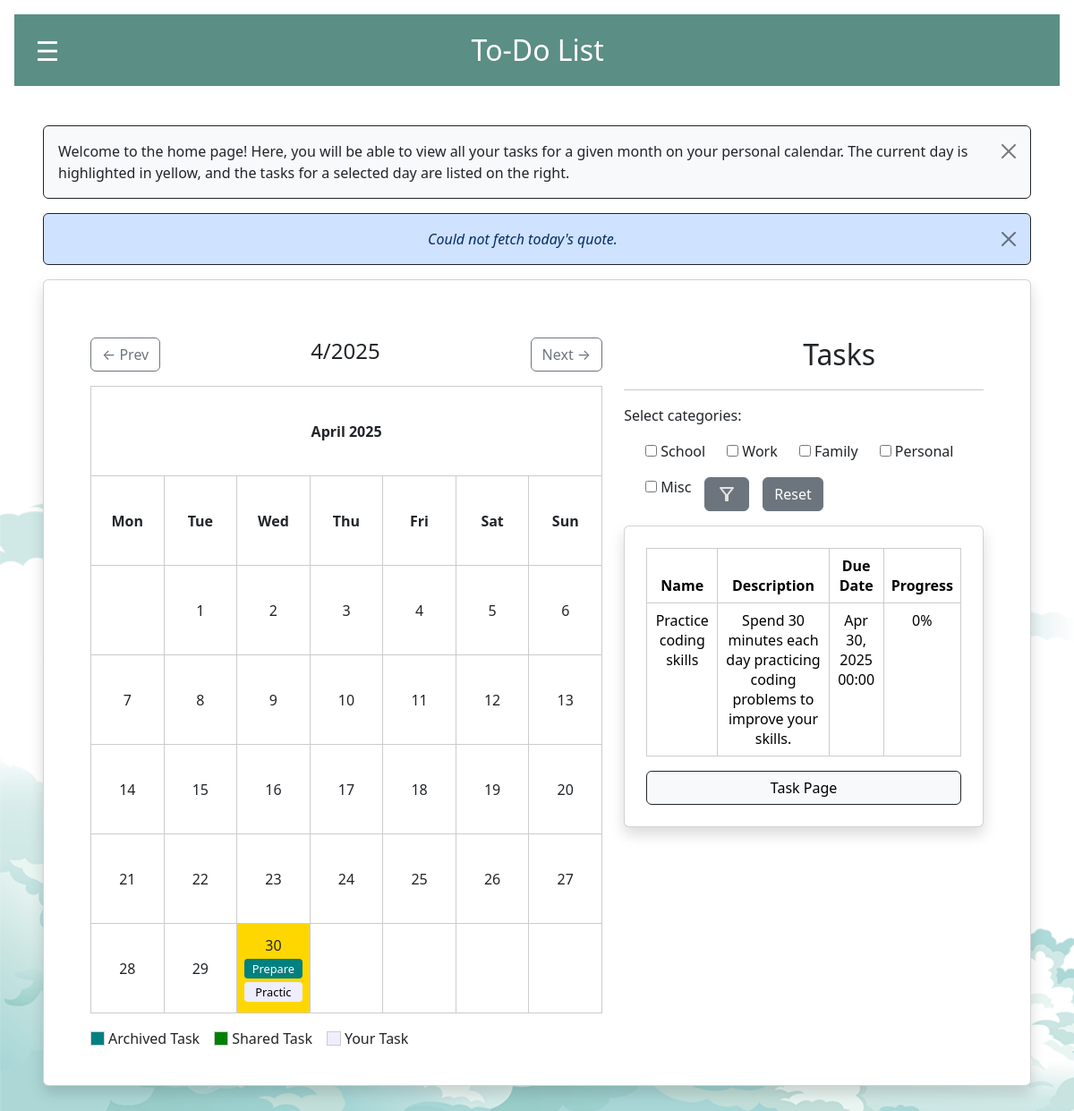
Screenshot of /home/ (signed in) with the database file from the repository.
### todoapp/models.py (models this page shows, shortened)
class Category(models.Model):
    name = models.CharField(max_length=50)
    def __str__(self):
        return self.name

class Task(models.Model):
    name = models.CharField(max_length=255)
    creator = models.ForeignKey(User, on_delete=models.CASCADE)
    description = models.TextField()
    due_date = models.DateTimeField()
    progress = models.IntegerField(default=0)
    is_completed = models.BooleanField(default=False)
    is_archived = models.BooleanField(default=False)
    categories = models.ManyToManyField(Category, related_name="tasks", blank=True)
    assigned_users = models.ManyToManyField(User, related_name="assigned_tasks")
    notifications_enabled = models.BooleanField(default=False)
    NOTIFICATION_TIMES = [
        (10, '10 minutes before'),
        (60, '1 hour before'),
        (1440, '1 day before'),
    ]
    NOTIFICATION_TYPES = [
        ('push', 'Push Notification'),
        ('email', 'Email Notification'),
    ]
    notification_time = models.IntegerField(choices=NOTIFICATION_TIMES, default=60)
    notification_type = models.CharField(
        max_length=10,
        choices=NOTIFICATION_TYPES,
        default='push'
    )

### todoapp/views.py (the view, shortened to what this page needs)
# urls.py: path('home/', views.calender_view , name='home'),
@login_required(login_url='index')
@require_GET
@csrf_exempt
def calender_view(request):
    form = FilterTasksForm(request.GET or None)
    year  = request.GET.get('year')
    month = request.GET.get('month')
    if year and month:
        year, month = int(year), int(month)
    else:
        today = datetime.today()
        year, month = today.year, today.month
    monthly_tasks = Task.objects.filter(
        Q(creator=request.user) | Q(assigned_users=request.user),
        due_date__year=year,
        due_date__month=month,
    ).distinct().order_by('due_date')
    sidebar_tasks = Task.objects.filter(
        Q(creator=request.user) | Q(assigned_users=request.user),
        is_completed=False,
        is_archived=False,
    ).distinct().order_by('due_date')
    prev_month = 12 if month == 1 else month - 1
    prev_year  = year - 1 if month == 1 else year
    next_month = 1  if month == 12 else month + 1
    next_year  = year + 1 if month == 12 else year
    us_hols = holidays.CountryHoliday('US', years=[year])
    holiday_dict = {
        dt.day: name
        for dt, name in us_hols.items()
        if dt.month == month
    }
    cal = TaskCalendar(
        monthly_tasks,
        year,
        month,
        holidays=holiday_dict,
        user=request.user
    )
    html_calendar = cal.formatmonth(year, month)
    today_quote = show_quote()
    return render(request, 'home.html', {
        'calendar':     html_calendar,
        'year':         year,
        'month':        month,
        'prev_year':    prev_year,
        'prev_month':   prev_month,
        'next_year':    next_year,
        'next_month':   next_month,
        'form':         form,           # your FilterTasksForm
        'all_tasks':    sidebar_tasks,  # template loops over all_tasks
        'holiday_dict': holiday_dict,
        'today_quote': today_quote
    })

### todoapp/forms.py
class FilterTasksForm(forms.Form):
    user_category_filter = forms.ModelMultipleChoiceField(
        queryset=Category.objects.all(),
        widget=forms.CheckboxSelectMultiple,
        required=False,
        label="Select categories:"
    )

### todoapp/context_processors.py (called while the page is built)
def vapid_key(request):
    return {
        'vapid_key': settings.VAPID_PUBLIC_KEY
    }

### todoapp/utils.py (called while the page is built)
    def group_by_day(self, tasks):
        task_dict = {}
        for task in tasks:
            task_day = task.due_date.day
            task_dict.setdefault(task_day, []).append(task)
        return task_dict

    def formatmonth(self, year, month, withyear=True):
        self.year, self.month = year, month
        return super().formatmonth(year, month, withyear=withyear)

### todoapp/views.py (called while the page is built)
def show_quote():
    quote = cache.get('zenquote_today')
    if quote:
        return quote
    url = 'https://zenquotes.io/api/today/'
    try:
        response = requests.get(url)
        response.raise_for_status()
        data = response.json()
        quote = data[0]["h"]
        cache.set('zenquote_today', quote, timeout=60 * 10)
        return quote
    except requests.exceptions.RequestException as e:
        return "Could not fetch today's quote."

### todoapp/templates/home.html (shortened to what this page needs)
{% extends 'base.html' %}
{% block content %}
<div class="alert alert-info alert-dismissible fade show d-flex justify-content-between align-items-center flex-wrap gap-2 border border-dark custom-alert" role="alert">
  <p class="mb-0">
  Welcome to the home page! Here, you will be able to view all your tasks for a given month on your personal calendar. The current day is highlighted in yellow, and the tasks for a selected day are listed on the right.</p>
  <button type="button" class="btn-close" data-bs-dismiss="alert" aria-label="Close"></button>
</div>
<div class="alert alert-primary alert-dismissible fade show d-flex justify-content-center align-items-center border border-dark"  role="alert">
  <div style="text-align: center;">
    <em>
    {{ today_quote|safe }}
    </em>
  </div>
  <button type="button" class="btn-close" data-bs-dismiss="alert" aria-label="Close"></button>
</div>
<div class="card p-4 shadow">
  <div class="card-body">
  <div class="container mt-4">
      <div class="row">
  <div class="col-md-7">
      <div class="calendar">
        <div class="d-flex justify-content-between align-items-center mb-3">
          <a href="?year={{ prev_year }}&month={{ prev_month }}" class="btn btn-outline-secondary">
            ← Prev
          </a>
          <h4>{{ month }}/{{ year }}</h4>
          <a href="?year={{ next_year }}&month={{ next_month }}" class="btn btn-outline-secondary">
            Next →
          </a>
        </div>
        <div id="calendar-container">
          {{ calendar|safe }}
      </div>
      <div class="calendar‑legend d-flex gap-3 align-items-center mt-3">
        <div class="legend-item d-flex align-items-center">
          <span class="legend-swatch me-1" style="width:16px; height:16px; background:teal; display:inline-block; border:1px solid #ccc;"></span>
          Archived Task
        </div>
        <div class="legend-item d-flex align-items-center">
          <span class="legend-swatch me-1" style="width:16px; height:16px; background:green; display:inline-block; border:1px solid #ccc;"></span>
          Shared Task
        </div>
        <div class="legend-item d-flex align-items-center">
          <span class="legend-swatch me-1" style="width:16px; height:16px; background:#eef; display:inline-block; border:1px solid #ccc;"></span>
          Your Task
        </div>
      </div>
      </div>
  </div>
  <div class="col-md-5">
      <h2 style="margin-bottom: 20px; margin-left: 200px;">Tasks</h2>
      <hr>
      <div class="filter-form">
        <form method="get" title="Select a category to filter all tasks based on their category assignment." name="filter_tasks" class="d-flex justify-content-between align-items-center flex-wrap gap-2">
            <label class="form-label">{{ form.user_category_filter.label }}</label>
            <div class="d-flex flex-row flex-wrap align-items-center">
                {% for checkbox in form.user_category_filter %}
                    <div class="form-check">
                        {{ checkbox.tag }}
                        <label class="form-check-label">{{ checkbox.choice_label }}</label>
                    </div>
                {% endfor %}
                <button type="submit" name="make-filter" class="btn btn-secondary" title="Filter" style="margin-left:15px; margin-right:15px; margin-top:15px;">
                  <svg xmlns="http://www.w3.org/2000/svg" height="24px" viewBox="0 -960 960 960" width="24px" fill="#e3e3e3"><path d="M440-160q-17 0-28.5-11.5T400-200v-240L168-736q-15-20-4.5-42t36.5-22h560q26 0 36.5 22t-4.5 42L560-440v240q0 17-11.5 28.5T520-160h-80Zm40-308 198-252H282l198 252Zm0 0Z"/></svg>
                </button>
                <button type="button" name="reset-filter" class="btn btn-secondary" style="margin-top:15px;" onclick="resetFilter()">Reset</button>
            </div>
        </form>
    </div>
          <div class="card p-4 shadow">
            <div class="table-responsive">
              <table class="table">
                  <thead>
                      <tr>
                          <th>Name</th>
                          <th>Description</th>
                          <th>Due Date</th>
                          <th>Progress</th>
                      </tr>
                  </thead>
                  <tbody>
                      {% for task in all_tasks %}
                      <tr>
                          <td>{{ task.name }}</td>
                          <td>{{ task.description }}</td>
                          <td>{{ task.due_date|date:"M d, Y H:i" }}</td>
                          <td>{{ task.progress }}%</td>
                      </tr>
                      {% empty %}
                      <tr>
                          <td colspan="5" class="text-center">No tasks available.</td>
                      </tr>
                      {% endfor %}
                  </tbody>
              </table>
            </div>
            <a href="{% url 'task_view' %}" class="custom-dark-button" >Task Page</a>
          </div>
      </div>
    </div>
  </div>
</div>
{% endblock %}

### todoapp/templates/home.html (style rules this page uses)
.calendar table { width: 100%; table-layout: fixed; }
.calendar th, .calendar td { border: 1px solid #ccc; text-align: center; padding: 8px; width: 100px; height: 100px; vertical-align: middle; }
.calendar table { width: 100%; table-layout: fixed; border-collapse: collapse; }
.calendar th, .calendar td { border: 1px solid #ccc; padding: 8px; text-align: center; aspect-ratio: 1 / 1; vertical-align: middle; }
.noday { background-color: #f9f9f9; }
[data-bs-theme="light"] .today { background-color: #ffd700; }
.task { font-size: 0.8em; margin-top: 4px; padding: 2px; background-color: #eef; border-radius: 4px; }
.calendar .task { background: #eef; color: #000; }
.calendar .task.archived { background: teal !important; color: white !important; }
table { width: 100%; border-collapse: collapse; }
th, td { border: 1px solid #ccc; padding: 8px; text-align: center; }
.noday { background-color: transparent; }

### todoapp/templates/base.html (style rules this page uses)
body { margin: 0; background-image: url('../static/todolist-background.png'); background-size: cover; background-repeat: no-repeat; }
.table-responsive { overflow-x: unset; }

### rows the page displays
Category: choice_label "School"
Category: choice_label "Work"
Category: choice_label "Family"
Category: choice_label "Personal"
Category: choice_label "Misc"
Task: name "Practice coding skills", description "Spend 30 minutes each day practicing coding problems to improve your skills.", due_date "Apr 30, 2025 00:00", progress "0"

### other values shown
{{ today_quote|safe }} "Could not fetch today's quote."
{{ month }} "4"
{{ year }} "2025"
{{ calendar|safe }} "April 2025 Mon Tue Wed Thu Fri Sat Sun 1 2 3 4 5 6 7 8 9 10 11 12 13 14 15 16 17 18 19 20 21 22 23 24 25 26 27 28 29 30 Prepare Practic"
